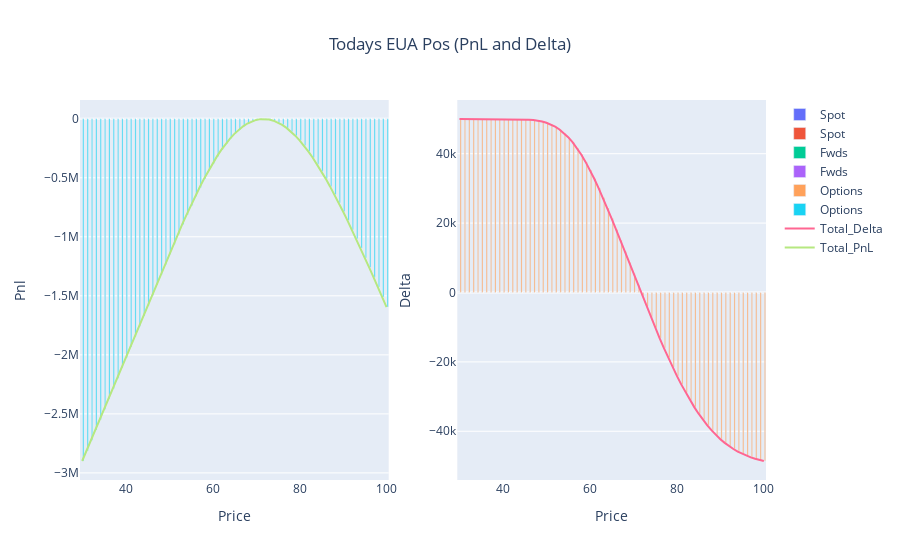

The notebook cell saved with this chart:
### Markdown cell above
# Today's Position

### Code cell
## USE THIS STYLE OF GRAPHING FOR TODAY DATE ENTRY ##
position_functions = Position_Reporting(positions, 'Cal26_N', current_date)
pnl, delta, theta, vega, value = position_functions.combine_frame()

fig_d = go.Figure()

fig_d.add_trace(go.Bar(x=delta.Price, y=delta.Spot, name='Spot', base=0))
fig_d.add_trace(go.Bar(x=delta.Price, y=delta.Fwds, name='Fwds', base=0))
fig_d.add_trace(go.Bar(x=delta.Price, y=delta.Options, name='Options', base=0))
fig_d.add_trace(go.Scatter(x=delta.Price, y=delta.Total_Delta, mode='lines', name='Total_Delta'))

#fig_d.update_layout(title='ACCU Delta Today', xaxis_title='Price', yaxis_title='Delta', barmode='stack')
#fig_d.show()

#~~~~~~~~~~~~~~~~~~~~~~~~~~~~~~~~~
fig_p = go.Figure()

fig_p.add_trace(go.Bar(x=pnl.Price, y=pnl.Spot, name='Spot', base=0))
fig_p.add_trace(go.Bar(x=pnl.Price, y=pnl.Fwds, name='Fwds', base=0))
fig_p.add_trace(go.Bar(x=pnl.Price, y=pnl.Options, name='Options', base=0))
fig_p.add_trace(go.Scatter(x=pnl.Price, y=pnl.Total_Pnl, mode='lines', name='Total_PnL'))

#fig_p.update_layout(title='ACCU PnL Today', xaxis_title='Price', yaxis_title='pnl', barmode='stack')
#fig_p.show()


#~~~~~~~~~~~~~~~~~~~~~~~~~~~~~~~
fig = make_subplots(rows=1, cols=2)
for i in range(0,len(fig_d.data)):
    fig.add_trace(fig_d.data[i], row=1, col=2)
    fig.add_trace(fig_p.data[i], row=1, col=1)
    
#fig.update_layout(title={'text': 'Todays EUA Pos (PnL and Delta)','x': 0.5,'xanchor': 'center'}, barmode='stack')
fig.update_layout(title={'text': 'Todays Cal26_N Pos (PnL and Delta)','x': 0.5,'xanchor': 'center'})

fig.update_xaxes(title_text="Price", row=1, col=1)
fig.update_yaxes(title_text="Pnl", row=1, col=1)
fig.update_xaxes(title_text="Price", row=1, col=2)
fig.update_yaxes(title_text="Delta", row=1, col=2)    
fig.show()
